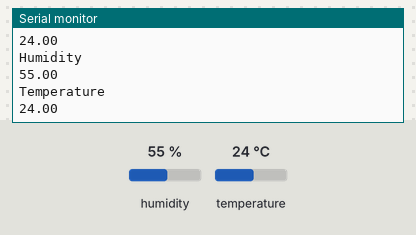
The sketch below on a simulated Arduino Uno, built with avr-gcc and run on an emulated ATmega328P. Parts: the last lines printed to the serial monitor. The inputs (shaded band) are chosen by the test bench; at power-on: humidity 55 %, temperature 24 °C.

Above: at 2.8 s.
2.9 s: humidity set to 22 %
At 3.7 s:
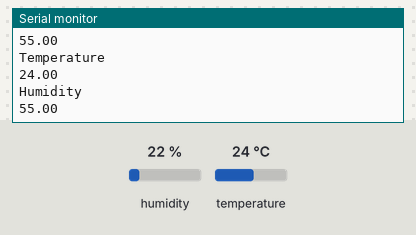
5.6 s: temperature set to 12 °C
At 6.7 s:
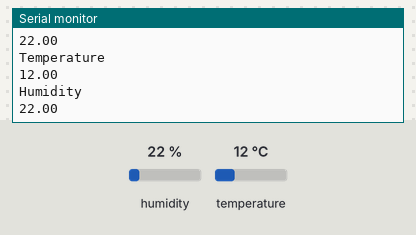
8.3 s: humidity set to 40 %
At 9.1 s:
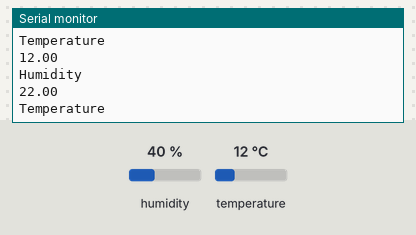
Timing chart, 0 to 11.3 s (numbered marks = the images above; inputs shaded):
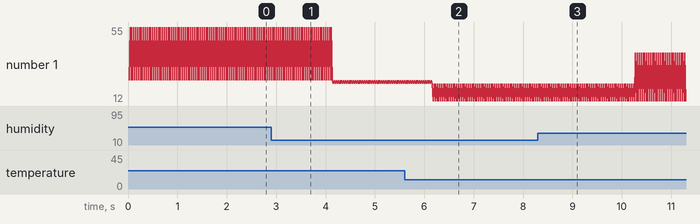

The sketch:

Temperature_sensor.ino
```cpp
#include<DHT.h>

DHT dht2(2, DHT11);

void setup() {
  // put your setup code here, to run once:
  Serial.begin(9600);
}

void loop() {
  // put your main code here, to run repeatedly:
  Serial.println("Temperature");
  Serial.println((dht2.readTemperature()));
  Serial.println("Humidity");
  Serial.println((dht2.readHumidity()));
}
```

Measured:
- after the input at 5.6 s, the serial monitor: prints a new line after 0.58 s (image 2)
- plotted number 1: 55 → 22 after the input at 2.9 s, 22 → 12 after the input at 5.6 s
